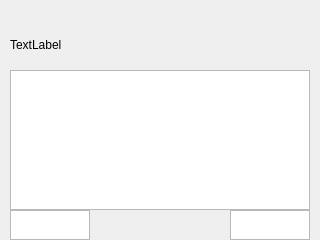
<?xml version="1.0" encoding="UTF-8"?>
<ui version="4.0">
 <class>PlaylistWindow</class>
 <widget class="QDialog" name="PlaylistWindow">
  <property name="geometry">
   <rect>
    <x>0</x>
    <y>0</y>
    <width>320</width>
    <height>240</height>
   </rect>
  </property>
  <property name="windowTitle">
   <string>Dialog</string>
  </property>
  <widget class="QTableView" name="list_view">
   <property name="geometry">
    <rect>
     <x>10</x>
     <y>70</y>
     <width>300</width>
     <height>140</height>
    </rect>
   </property>
  </widget>
  <widget class="QLabel" name="tl_playlist">
   <property name="geometry">
    <rect>
     <x>10</x>
     <y>30</y>
     <width>300</width>
     <height>30</height>
    </rect>
   </property>
   <property name="text">
    <string>TextLabel</string>
   </property>
  </widget>
  <widget class="QGraphicsView" name="confirm">
   <property name="geometry">
    <rect>
     <x>10</x>
     <y>210</y>
     <width>80</width>
     <height>30</height>
    </rect>
   </property>
  </widget>
  <widget class="QGraphicsView" name="cancel">
   <property name="geometry">
    <rect>
     <x>230</x>
     <y>210</y>
     <width>80</width>
     <height>30</height>
    </rect>
   </property>
  </widget>
 </widget>
 <resources/>
 <connections/>
</ui>
